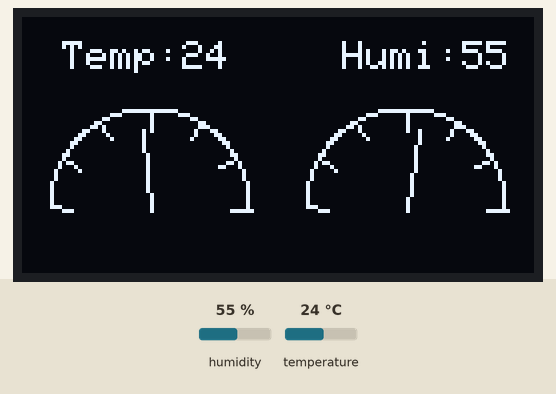
A sketch run on a simulated ESP8266 (NodeMCU). On the bench: 128×64 one-colour display. The inputs (shaded band) are chosen by the test bench; at power-on: humidity 55 %, temperature 24 °C.

Above: at 4.8 s.
4.9 s: humidity set to 22 %
At 9.1 s:
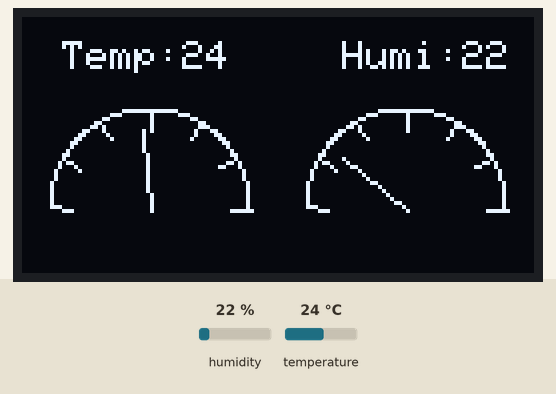
9.9 s: temperature set to 12 °C
At 13.5 s:
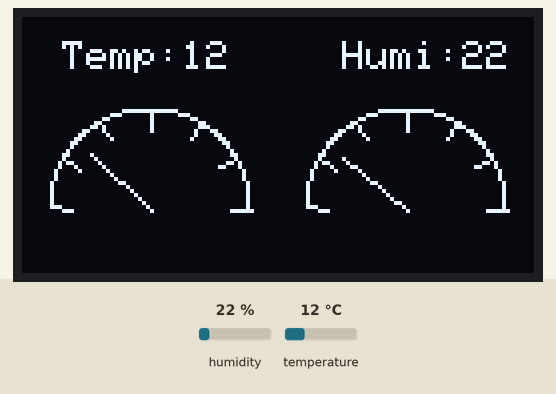
14.9 s: humidity set to 40 %
At 16.6 s:
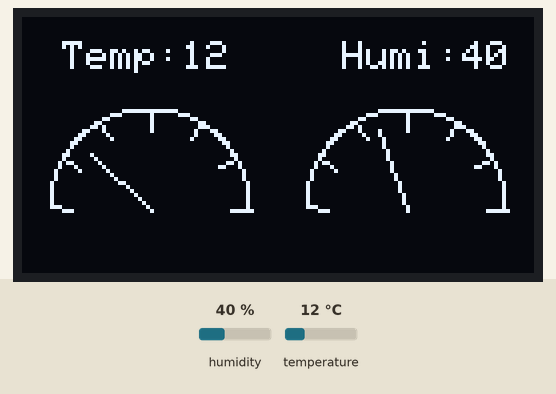
19.9 s: temperature set to 19 °C
At 20.9 s:
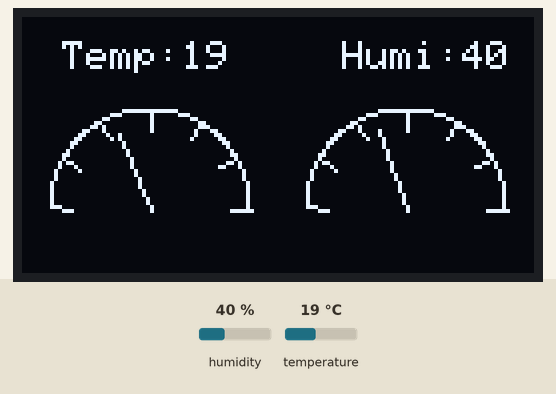
Timing chart, 0 to 22.9 s (numbered marks = the images above; inputs shaded):
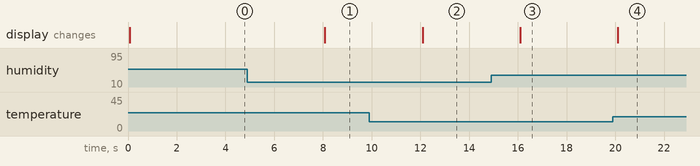

The sketch:

dht_display1.ino
```cpp
#include <Adafruit_SSD1306.h>
#include <Adafruit_GFX.h>
#include <Wire.h>
#include <DHT.h>

// OLED 的尺寸
#define SCREEN_WIDTH 128
#define SCREEN_HEIGHT 64

// 初始化 OLED
#define OLED_RESET    -1  // 不使用重置引腳
#define SCREEN_ADDRESS 0x3C  // 0x3C 是大多數 SSD1306 的 I2C 地址
Adafruit_SSD1306 display(SCREEN_WIDTH, SCREEN_HEIGHT, &Wire, OLED_RESET);

// DHT11 設置
#define DHTPIN  4  // 將 DHT11 的訊號腳接到 ESP8266 的 D4 (GPIO 2)
#define DHTTYPE DHT11  // 使用 DHT11 感測器
DHT dht(DHTPIN, DHTTYPE);

// 儀表板數據範圍
const int temperatureMax = 50;  // 假設溫度最大值 50°C
const int humidityMax = 100;    // 濕度最大值 100%

// Timer control
const long timer_delay_dht = 2000;
unsigned long timer_next_dht;

float temperature = 0;
float humidity = 0;

void setup() {
  // 初始化序列埠
  Serial.begin(115200);

  // 初始化 DHT11
  dht.begin();

  // 設定 I2C 腳位，SDA 設為 GPIO14，SCL 設為 GPIO12
  Wire.begin(14, 12);

  // 初始化 I2C 並啟動 OLED 顯示器
  if (!display.begin(SSD1306_SWITCHCAPVCC, SCREEN_ADDRESS)) {
    Serial.println(F("OLED 初始化失敗"));
    for (;;);
  }

  // 設定字型
  display.setTextSize(1);
  display.setTextColor(SSD1306_WHITE);

  // 畫標題
  drawTitles();

  // 初次畫兩個半圓形儀表板框架（外圈和刻度）
  drawSemiCircleGaugeFrame(32, 48, 25);  // 左側溫度儀表
  drawSemiCircleGaugeFrame(96, 48, 25);  // 右側濕度儀表

  // 設置定時器
  timer_next_dht = millis();
}

void loop() {
  if (millis() > timer_next_dht) {
    timer_next_dht = millis() + timer_delay_dht;

    // 讀取 DHT11 的溫度與濕度
    float h = dht.readHumidity();
    float t = dht.readTemperature();

    // 檢查是否讀取失敗，並顯示錯誤訊息
    if (isnan(h) || isnan(t)) {
      Serial.println(F("無法從 DHT 讀取數據"));
      display.clearDisplay();
      display.setCursor(0, 0);
      display.println("Error reading DHT11");
      display.display();
      return;
    }

    // 更新溫濕度值
    temperature = t;
    humidity = h;

    // 清除舊的指針和數值，保持標題和外圈不變
    display.clearDisplay();
    drawTitles();
    drawSemiCircleGaugeFrame(32, 48, 25);  // 左側溫度儀表
    drawSemiCircleGaugeFrame(96, 48, 25);  // 右側濕度儀表

    // 更新儀表板上的指針和數值
    drawSemiCircleGauge(32, 48, 25, temperature, temperatureMax);  // 更新溫度指針
    drawSemiCircleGauge(96, 48, 25, humidity, humidityMax);     // 更新濕度指針

    // 更新顯示器
    display.display();
  }
}

// 畫標題，並在右側顯示當前的溫度和濕度
void drawTitles() {
  // 顯示左上角的 "Temp" 標題
  display.setCursor(10, 6);
  display.print("Temp:");
  display.print(temperature, 0);  // 顯示實際的溫度數值

  // 顯示右上角的 "Humi" 標題
  display.setCursor(80, 6);
  display.print("Humi:");
  display.print(humidity, 0);  // 顯示實際的濕度數值
}

// 畫半圓形儀表板的框架，顯示在 (x, y) 中心點，半徑 r，不包括指針
void drawSemiCircleGaugeFrame(int16_t x, int16_t y, int16_t r) {
  // 畫半圓形
  drawArc(x, y, r, 180, 360, SSD1306_WHITE);  // 顛倒顯示的儀表，從180度到360度

  // 畫刻度（從 180 到 360 度）
  for (int angle = 180; angle <= 360; angle += 30) {
    float radian = angle * PI / 180;
    int x0 = x + r * cos(radian);
    int y0 = y + r * sin(radian);
    int x1 = x + (r - 5) * cos(radian);
    int y1 = y + (r - 5) * sin(radian);
    display.drawLine(x0, y0, x1, y1, SSD1306_WHITE);
  }
}

// 畫半圓形儀表板，顯示在 (x, y) 中心點，半徑 r，數值 value
void drawSemiCircleGauge(int16_t x, int16_t y, int16_t r, float value, float max_value) {
  // 計算指針角度（從 180 度到 360 度，顛倒）
  float angle = map(value, 0, max_value, 180, 360);
  float radian = angle * PI / 180;

  // 計算指針的終點
  int x1 = x + (r - 5) * cos(radian);
  int y1 = y + (r - 5) * sin(radian);

  // 畫指針
  display.drawLine(x, y, x1, y1, SSD1306_WHITE);

  // 顯示數值
  display.setCursor(x - 8, y + r + 10);
  display.setTextSize(1);
  display.print(value, 0); // 數值無小數點
}

// 自定義函數，用於繪製弧形（逐點畫弧形）
void drawArc(int16_t x, int16_t y, int16_t r, int startAngle, int endAngle, int color) {
  for (int angle = startAngle; angle <= endAngle; angle++) {
    float radian = angle * PI / 180;
    int x1 = x + r * cos(radian);
    int y1 = y + r * sin(radian);
    display.drawPixel(x1, y1, color);
  }
}
```

Measured:
- after the input at 4.9 s, the display: changes after 3.2 s (image 1)
- after the input at 9.9 s, the display: changes after 2.2 s (image 2)
- after the input at 14.9 s, the display: changes after 1.2 s (image 3)
- after the input at 19.9 s, the display: changes after 0.19 s (image 4)
